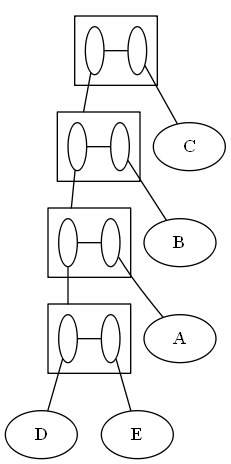

Write the Python code that produced this figure.
"""
This module implements the DOT file creation

Copyright (c) 2016-2017 Laura Rodriguez Navas <laura.rodriguez.navas@upc.edu>

Distributed under MIT license
[https://opensource.org/licenses/MIT]
"""
import pydot
import src.final.Clan as c

__author__ = 'Laura Rodriguez Navas'
__license__ = 'MIT'


clansList = [{'A'}, {'B'}, {'D'}, {'C'}, {'E'}, {'E', 'D'}, {'A', 'D', 'E'}, {'A', 'B', 'D', 'E'},
             {'A', 'B', 'D', 'C', 'E'}]  # List of clans
external, internal = c.Clan.listClansDivision(clansList)

callgraph = pydot.Dot(graph_type='digraph', compound=True)

# nodes
for e in external:
    callgraph.add_node(pydot.Node("".join(e)))

i = len(internal) - 1
j = i - 1
while i >= 0:
    clusterName = pydot.Cluster("".join(internal[i]))
    subgraph = pydot.Subgraph(rank="same")
    if i != 0:
        clusterName.add_node(pydot.Node("s_%s" % "".join(internal[j]), label=" ", fillcolor="white", fixedsize=True,
                                        width=0.2))
        clusterName.add_node(pydot.Node("s_%s" % "".join(internal[i].difference(internal[j])), label=" ",
                                        fillcolor="white", fixedsize=True, width=0.2))
        subgraph.add_edge(
            pydot.Edge("s_%s" % "".join(internal[i].difference(internal[j])), "s_%s" % "".join(internal[j]),
                       arrowhead="none"))
    else:
        internal_i_aux = internal[i].copy()
        internal_i_aux2 = internal[i].copy()
        clusterName.add_node(
            pydot.Node("s_%s" % "".join(internal_i_aux.pop()), label=" ", fillcolor="white", fixedsize=True, width=0.2))
        clusterName.add_node(
            pydot.Node("s_%s" % "".join(internal_i_aux), label=" ", fillcolor="white", fixedsize=True, width=0.2))
        subgraph.add_edge(
            pydot.Edge("s_%s" % "".join(internal_i_aux2.pop()), "s_%s" % "".join(internal_i_aux2), arrowhead="none"))

    clusterName.add_subgraph(subgraph)
    callgraph.add_subgraph(clusterName)
    i -= 1
    j -= 1

# links
for e in external:
    callgraph.add_edge(pydot.Edge("s_%s" % "".join(e), "".join(e), arrowhead="none"))

i = len(internal) - 2
j = i - 1
while i >= 0:
    if i != 0:
        callgraph.add_edge(pydot.Edge("s_%s" % "".join(internal[i]), "s_%s" % "".join(internal[j]), arrowhead="none",
                                      lhead="cluster_%s" % "".join(internal[i])))
    else:
        internal_i_aux = internal[i].copy()
        callgraph.add_edge(
            pydot.Edge("s_%s" % "".join(internal[i]), "s_%s" % "".join(internal[i].pop()), arrowhead="none",
                       lhead="cluster_%s" % "".join(internal_i_aux)))
    i -= 1
    j -= 1

callgraph.write('dot_file_creation.dot')
